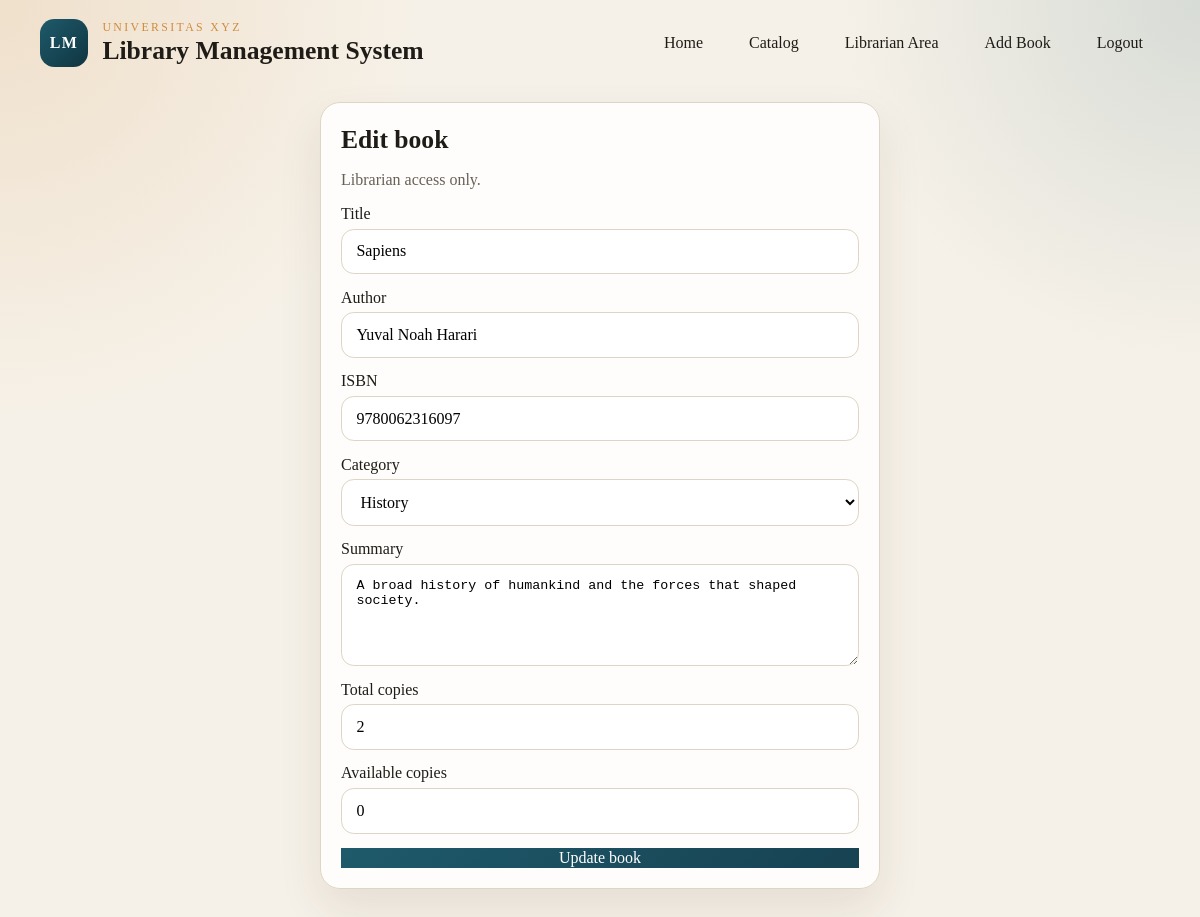
/librarian/books/2/edit (signed in), run on the app's committed database.
### models.py (models this page shows, shortened)
class Book(db.Model):
    id = db.Column(db.Integer, primary_key=True)
    title = db.Column(db.String(255), nullable=False, index=True)
    author = db.Column(db.String(255), nullable=False, index=True)
    isbn = db.Column(db.String(32), unique=True, nullable=False, index=True)
    summary = db.Column(db.Text, nullable=False)
    total_copies = db.Column(db.Integer, nullable=False, default=1)
    available_copies = db.Column(db.Integer, nullable=False, default=1)
    category_id = db.Column(db.Integer, db.ForeignKey("category.id"), nullable=False)
    category = db.relationship("Category", back_populates="books")
    borrow_requests = db.relationship(
        "BorrowRequest", back_populates="book", cascade="all, delete-orphan"
    )
    loans = db.relationship("Loan", back_populates="book", cascade="all, delete-orphan")

class Category(db.Model):
    id = db.Column(db.Integer, primary_key=True)
    name = db.Column(db.String(80), unique=True, nullable=False)
    books = db.relationship("Book", back_populates="category", lazy="select")

### app.py (the view, shortened to what this page needs)
    @app.route("/librarian/books/<int:book_id>/edit", methods=["GET", "POST"])
    @role_required("librarian")
    def librarian_book_edit(book_id: int):
        book = db.session.get(Book, book_id)
        if book is None:
            abort(404)
        categories = Category.query.order_by(Category.name.asc()).all()
        return render_template(
            "librarian/book_form.html",
            categories=categories,
            form_title="Edit book",
            submit_label="Update book",
            book=book,
            form_action=url_for("librarian_book_edit", book_id=book.id),
        )

### app.py (called while the page is built)
def role_required(*roles: str):
    def decorator(view):
        @wraps(view)
        @login_required
        def wrapped(*args, **kwargs):
            if current_user.role not in roles:
                abort(403)
            return view(*args, **kwargs)
        return wrapped
    return decorator

### models.py (called while the page is built)
@login_manager.user_loader
def load_user(user_id: str) -> User | None:
    return db.session.get(User, int(user_id))

### templates/librarian/book_form.html (shortened to what this page needs)
{% extends "base.html" %}
{% block content %}
  <section class="card narrow">
    <h2>{{ form_title }}</h2>
    <p class="muted">Librarian access only.</p>
    <form method="post" class="stack" action="{{ form_action }}">
      <label>
        Title
        <input type="text" name="title" value="{{ book.title if book else '' }}" required />
      </label>
      <label>
        Author
        <input type="text" name="author" value="{{ book.author if book else '' }}" required />
      </label>
      <label>
        ISBN
        <input type="text" name="isbn" value="{{ book.isbn if book else '' }}" required />
      </label>
      <label>
        Category
        <select name="category_id" required>
          {% for category in categories %}
            <option value="{{ category.id }}" {% if book and book.category_id == category.id %}selected{% endif %}>
              {{ category.name }}
            </option>
          {% endfor %}
        </select>
      </label>
      <label>
        Summary
        <textarea name="summary" rows="5" required>{{ book.summary if book else '' }}</textarea>
      </label>
      <label>
        Total copies
        <input type="number" name="total_copies" min="1" value="{{ book.total_copies if book else 1 }}" required />
      </label>
      <label>
        Available copies
        <input type="number" name="available_copies" min="0" value="{{ book.available_copies if book else 1 }}" required />
      </label>
      <button type="submit" class="primary">{{ submit_label }}</button>
    </form>
  </section>
{% endblock %}

### static/styles.css (style rules this page uses)
:root { color-scheme: light; --bg: #f6f1e8; --surface: #ffffff; --surface-2: #f0eadf; --text: #1f1c17; --muted: #676055; --accent: #1e5a6b; --accent-2: #d08c3f; --border: #dfd5c4; --success: #2f7d32; --warning: #a06a00; --danger: #a33b2f; --shadow: 0 20px 45px rgba(52, 38, 12, 0.09); }
* { box-sizing: border-box; }
body { margin: 0; font-family: Georgia, "Times New Roman", serif; background: radial-gradient(circle at top left, rgba(208, 140, 63, 0.17), transparent 28%), radial-gradient(circle at top right, rgba(30, 90, 107, 0.14), transparent 24%), var(--bg); color: var(--text); }
button, input, select { font: inherit; }
.brand h1, .hero h2, .section-head h2, .card h2 { margin: 0.1rem 0 0; font-size: clamp(1.6rem, 2vw, 2.4rem); }
.button-link, .primary, .secondary { border-color: var(--border); background: var(--surface); }
.primary { background: linear-gradient(135deg, var(--accent), #174252); color: white; border: none; }
.hero, .card, .book-card { border: 1px solid var(--border); border-radius: 1.25rem; background: rgba(255, 255, 255, 0.88); box-shadow: var(--shadow); }
.hero > div, .hero-panel, .card, .book-card { padding: 1.25rem; }
.lead, .muted { color: var(--muted); }
.hero-actions, .stack, .filters, .grid, .facts, .stats { display: grid; gap: 0.9rem; }
.card { margin-top: 1rem; }
.narrow { width: min(560px, 100%); margin-inline: auto; }
.filters label, .stack label { display: grid; gap: 0.35rem; }
input, select, textarea { width: 100%; padding: 0.8rem 0.9rem; border: 1px solid var(--border); border-radius: 0.8rem; background: var(--surface); }
textarea { resize: vertical; }

### data on the page
Book: title "Sapiens", author "Yuval Noah Harari", isbn "9780062316097", category_id "History", summary "A broad history of humankind and the forces that shaped society.", total_copies "2", available_copies "0"

### other printed values
{{ submit_label }} "Update book"
